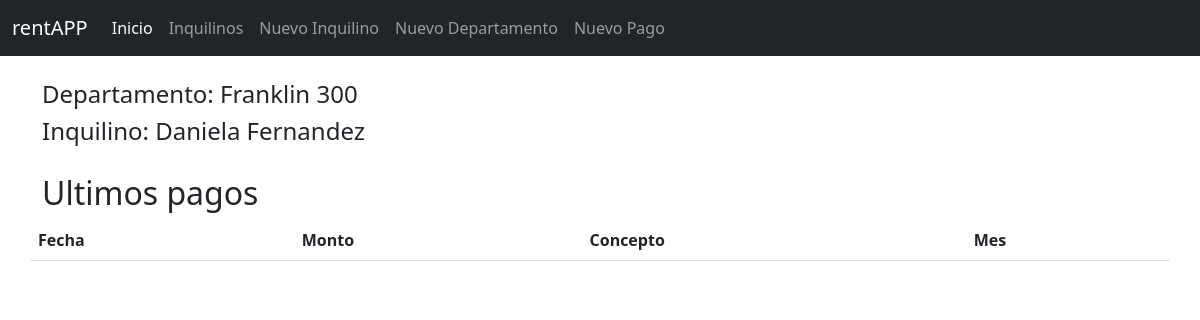
Page /departamento/4/ on the committed database.
### cuentas/models.py (models this page shows, shortened)
class Departamento(models.Model):
    nombre = models.CharField(max_length=50, default='')
    direccion = models.CharField(max_length=200, default='')
    piso = models.CharField(max_length=10, default=0, null=True)
    numero = models.CharField(max_length=10, default=0, null=True)
    provincia = models.ForeignKey(Provincia, on_delete= models.PROTECT, null=True)
    localidad = models.ForeignKey(Localidad, on_delete= models.PROTECT, null=True)

class Inquilino(models.Model):
    dni= models.IntegerField()
    nombre = models.CharField(max_length=50, null=True)
    apellido = models.CharField(max_length=50, null=True)
    email = models.EmailField()
    celular = models.DecimalField(max_digits=15, decimal_places=0, default=0)
    departamento = models.ForeignKey(Departamento, on_delete= models.PROTECT, null=True)
    def __str__(self):
        return "{} {}".format(self.nombre, self.apellido)

### cuentas/views.py (the view)
# urls.py: path('departamento/<str:pk>/',views.departamento, name="departamento"),
def departamento(request, pk):
    departamento = Departamento.objects.get(id=pk)
    inq = Inquilino.objects.get(id=pk)
    pago = inq.pagos_set.all()
    context = {'departamento': departamento, 'inq': inq, 'pago': pago}
    return render(request, 'cuentas/departamento.html', context)

### cuentas/templates/cuentas/departamento.html (shortened to what this page needs)
{% extends 'cuentas/main.html' %}
{% block content %}
    <br>
    <div class="container">
        <div class="row">
            <h4>Departamento: {{departamento.direccion}}</h4>
            <h4>Inquilino: {{inq}}</h4>
            <h2 style="margin-top: 20px;">Ultimos pagos</h2>
        </div>
        <div class="row">
            <table class="table">
                <tr>
                    <th>Fecha</th>
                    <th>Monto</th>
                    <th>Concepto</th>
                    <th>Mes</th>
                </tr>
            </table>
        </div>
    </div>
{% endblock %}

### rows in the picture
Departamento: direccion "Franklin 300"
Inquilino: nombre+apellido "Daniela Fernandez"
